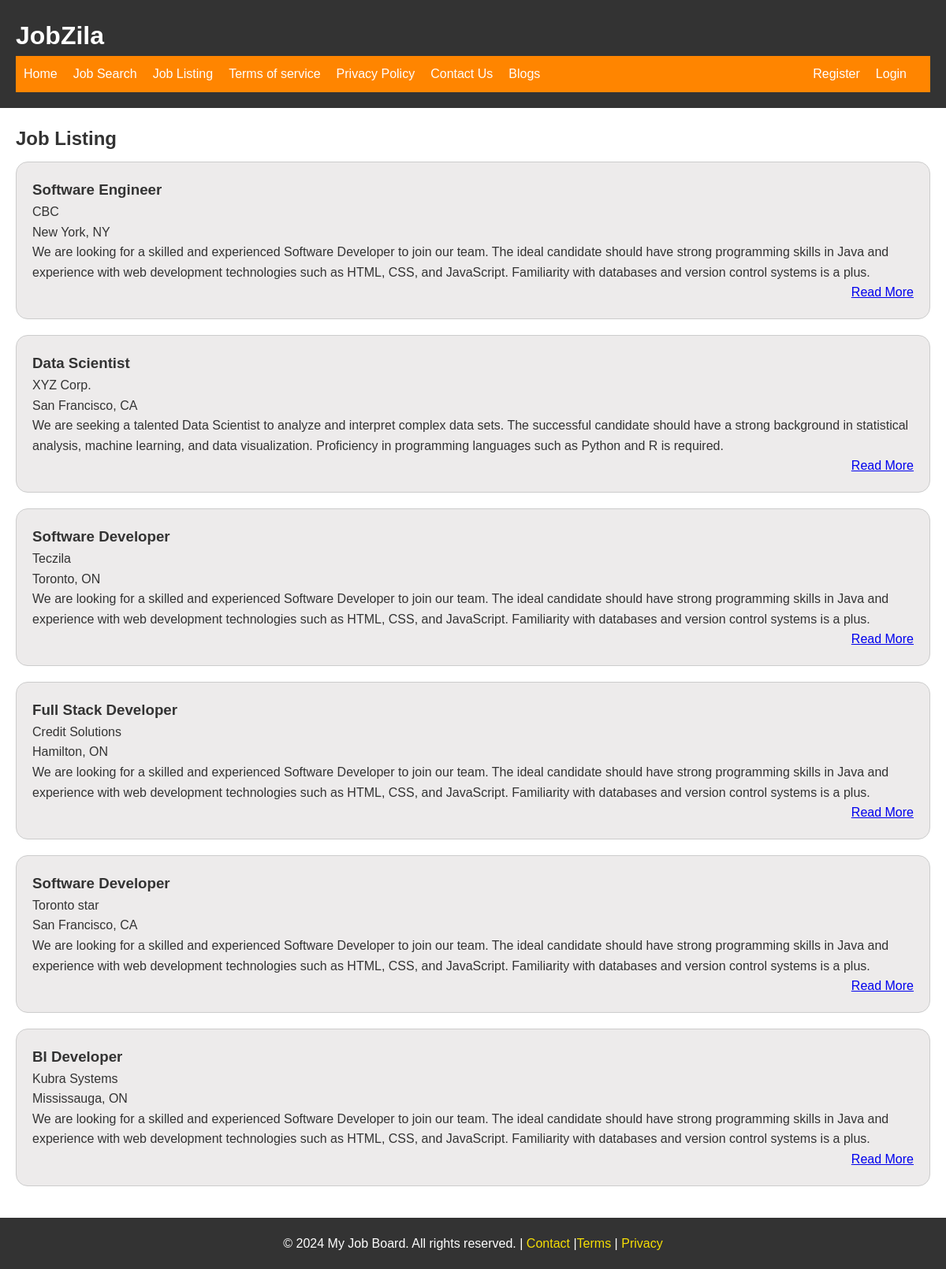
Screenshot of /jobs/ with the database file from the repository.
### jobs/models.py (models this page shows, shortened)
class Job(models.Model):
    title = models.CharField(max_length=90)
    location = models.CharField(max_length=100)
    company = models.CharField(max_length=200)
    salaryrange = models.CharField(max_length=200)
    jobtype = models.CharField(max_length=100)
    description = models.TextField()
    status = models.BooleanField(default=True)
    applylink = models.URLField()
    postdate = models.DateTimeField(auto_now_add=True)
    expirydate = models.DateTimeField(auto_now_add=True)
    user = models.ForeignKey(User, on_delete=models.CASCADE, default=None)

### jobs/views.py (the view)
# urls.py: path("", views.jobs_list, name="joblist"),
def jobs_list(request):
    jobs = Job.objects.all()
    return render(request, "joblisting.html", {"jobs": jobs})

### jobs/templates/joblisting.html
{% extends "masterpage.html" %} {% block title%} Jobzila Home{% endblock title%}
{% block maincontent %}
<section id="joblist-section">
  <h2>Job Listing</h2>
  <div class="joblisting-div">
      {% for jobs in jobs %}
      <div class="job-listing">
          <h3>  {{ jobs.title }} </h3>
          <p>{{ jobs.company }}</p>
          <p>{{jobs.location}}</p>
          <p>{{jobs.description}}</p>
          <p class="learn-more"><a href="#">Read More</a></p>
      </div>
      {% empty %}
            <p>No jobs found.</p>
          {% endfor %}
  </div>
</section>
{% endblock %}

### static/css/style.css (style rules this page uses)
* { margin: 0; padding: 0; }
body { font-family: 'Gill Sans', 'Gill Sans MT', Calibri, 'Trebuchet MS', sans-serif; font-size: 16px; line-height: 1.6; color: #333; }
#joblist-section { padding: 20px; }
#joblist-section h2 { margin-bottom: 10px; }
.job-listing { margin-bottom: 20px; border: 1px solid #ccc; padding: 20px; border-radius: 15px; background-color: #edebeb; }
.learn-more { text-align: right; }

### rows the page displays
Job: title "Software Engineer", company "CBC", location "New York, NY", description "We are looking for a skilled and experienced Software Developer to join our team. The ideal candidate should have strong programming skills in Java and experience with web development technologies such as HTML, CSS, and JavaScript. Familiarity with databases and version control systems is a plus."
Job: title "Data Scientist", company "XYZ Corp.", location "San Francisco, CA", description "We are seeking a talented Data Scientist to analyze and interpret complex data sets. The successful candidate should have a strong background in statistical analysis, machine learning, and data visualization. Proficiency in programming languages such as Python and R is required."
Job: title "Software Developer", company "Teczila", location "Toronto, ON", description "We are looking for a skilled and experienced Software Developer to join our team. The ideal candidate should have strong programming skills in Java and experience with web development technologies such as HTML, CSS, and JavaScript. Familiarity with databases and version control systems is a plus."
Job: title "Full Stack Developer", company "Credit Solutions", location "Hamilton, ON", description "We are looking for a skilled and experienced Software Developer to join our team. The ideal candidate should have strong programming skills in Java and experience with web development technologies such as HTML, CSS, and JavaScript. Familiarity with databases and version control systems is a plus."
Job: title "Software Developer", company "Toronto star", location "San Francisco, CA", description "We are looking for a skilled and experienced Software Developer to join our team. The ideal candidate should have strong programming skills in Java and experience with web development technologies such as HTML, CSS, and JavaScript. Familiarity with databases and version control systems is a plus."
Job: title "BI Developer", company "Kubra Systems", location "Mississauga, ON", description "We are looking for a skilled and experienced Software Developer to join our team. The ideal candidate should have strong programming skills in Java and experience with web development technologies such as HTML, CSS, and JavaScript. Familiarity with databases and version control systems is a plus."
